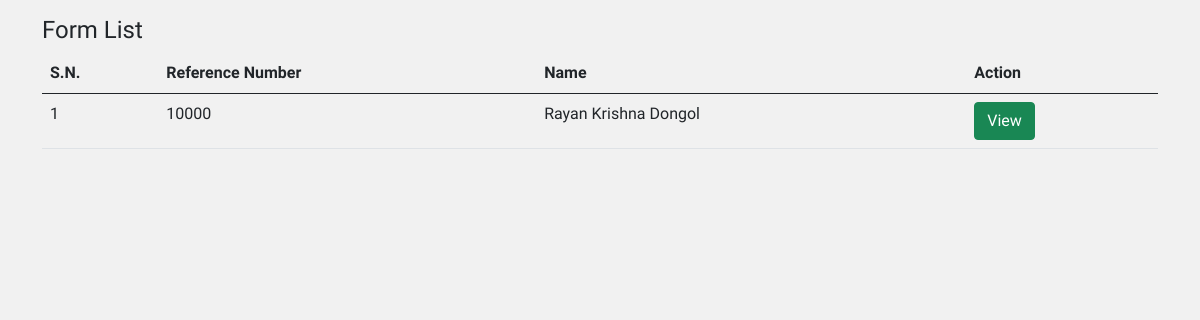
Page /formlist.php on the earlier database version.
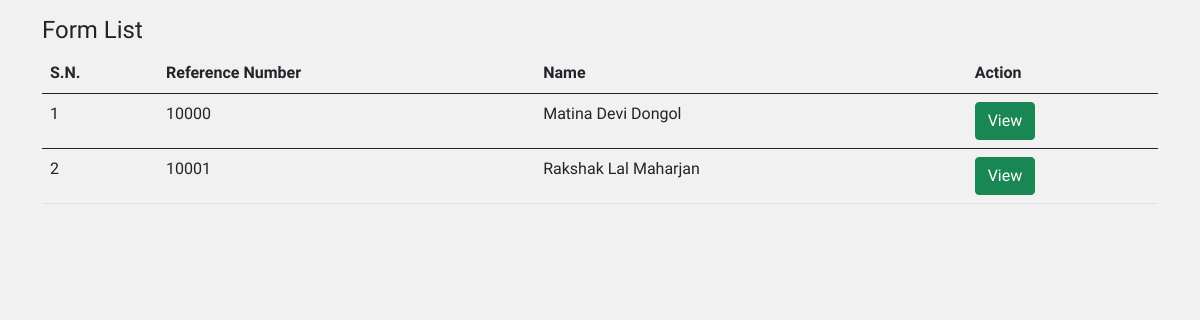
Same page on the later database version.
### tables this page shows
CREATE TABLE `form` (
  `id` int(11) NOT NULL,
  `firstSection` int(11) DEFAULT NULL,
  `beneficialOwner` int(11) DEFAULT NULL,
  `correspondenceAddress` int(11) DEFAULT NULL,
  `permanentAddress` int(11) DEFAULT NULL,
  `certificateDetails` int(11) DEFAULT NULL,
  `bankDetails` int(11) DEFAULT NULL,
  `occupationDetails` int(11) DEFAULT NULL,
  `nomineeDetails` int(11) DEFAULT NULL,
  `guardianDetails` int(11) DEFAULT NULL,
  `otherDocuments` int(11) DEFAULT NULL
);

CREATE TABLE `beneficialowner` (
  `beneficialowner_id` int(11) NOT NULL,
  `title` int(11) DEFAULT NULL,
  `firstName` text NOT NULL,
  `middleName` text DEFAULT NULL,
  `lastName` text NOT NULL,
  `fathersName` text NOT NULL,
  `grandFathersName` text NOT NULL,
  `mothersName` text NOT NULL
);

### formlist.php (the view, shortened to what this page needs)
<?php
include "admin\inc\header.php";
require $_SERVER['DOCUMENT_ROOT'].'/machchapuchreForm/class/model.php';
?>
<div class="container">
    <h4 class="mt-3">Form List</h4>
    <table class="table table-hover">
        <thead>
            <tr>
                <th scope="col">S.N.</th>
                <th scope="col">Reference Number</th>
                <th scope="col">Name</th>
                <th scope="col">Action</th>
            </tr>
        </thead>
            <?php
                $result = mysqli_query($conn,"SELECT beneficialOwner.firstName, beneficialOwner.middleName, beneficialOwner.lastName, form.id as id from beneficialOwner join form on beneficialOwner.beneficialowner_id = form.id;") or die( mysqli_error($conn));
                $counts = 1;
                while($row = mysqli_fetch_array($result)) {
            ?>
            <tbody>
            <td> <?php  echo $counts;?></td>
            <td><?php echo $row["id"]; ?></td>
            <td><?php
                echo $row["firstName"];
                echo $row["middleName"];
                echo $row["lastName"];
                 ?>
            </td>
            <td>
                <?php
                $url='formDetail?id='.$row["id"];
                ?>
                <a href="<?php echo $url; ?>" class="btn btn-success">View</a>
            </td>
            </tbody>
            <?php
                $counts++;
                }
            ?>
    </table>
</div>
<?php
include "admin/inc/footer.php";
?>

### admin/inc/header.php (shortened to what this page needs)
<!doctype html>
<html lang="en">
<head>
    <link href="https://cdn.jsdelivr.net/npm/bootstrap@5.0.2/dist/css/bootstrap.min.css" rel="stylesheet" />
    <link rel="stylesheet" href="admin\assets\css\form.css">
    <link rel="stylesheet" href="admin\assets\css\formdesign.css">
</head>
<body>

### admin/inc/footer.php (shortened to what this page needs)
</body>
</html>

### admin/assets/css/form.css (style rules this page uses)
* { margin: 0; padding: 0; box-sizing: border-box; font-family: 'Titillium Web', sans-serif; }

### admin/assets/css/formdesign.css (style rules this page uses)
body { background-color: #f1f1f1; }

Differences in the rows shown:
no longer on this page (row unchanged): form: id "10000", beneficialOwner.firstName "Rayan", beneficialOwner.middleName "Krishna", beneficialOwner.lastName "Dongol"
now on this page (row edited): beneficialowner: form.id "10000", firstName "Matina", middleName "Devi", lastName "Dongol"
added beneficialowner: form.id "10001", firstName "Rakshak", middleName "Lal", lastName "Maharjan"
